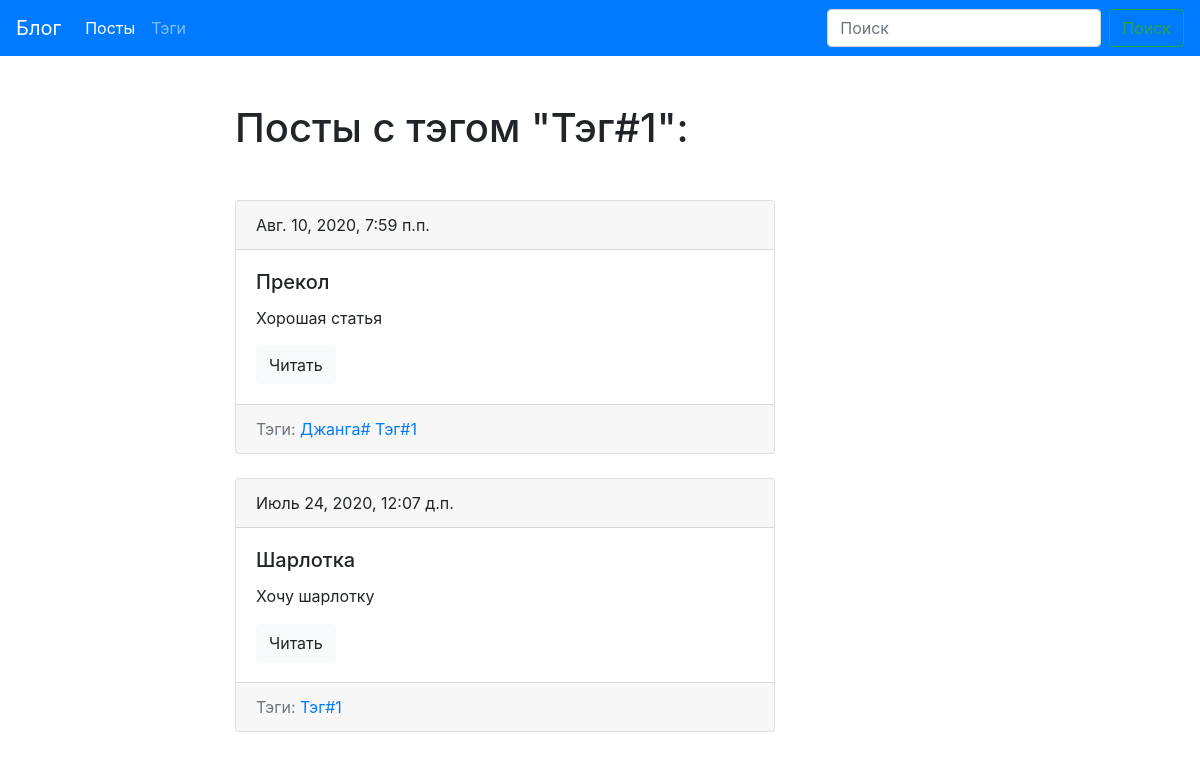
Page /blog/tag/123/ on the committed database.
### blog/models.py (models this page shows, shortened)
class Tag(models.Model):
    title = models.CharField(max_length=50)
    slug = models.SlugField(max_length=50, unique=True)
    def get_absolute_url(self):
        return reverse('tag_details_url', kwargs={'slug' : self.slug})
    def __str__(self):
        return self.title
    class Meta:
        ordering = ['title']

class Post(models.Model):
    title = models.CharField(max_length=150, db_index=True)
    slug = models.SlugField(max_length=150, blank=True, unique=True)
    body = models.TextField(blank=True, db_index=True)
    date_pub = models.DateTimeField(auto_now_add=True)
    tags = models.ManyToManyField('Tag', blank=True, related_name='posts')
    def get_absolute_url(self):
        return reverse('post_details_url', kwargs={'slug' : self.slug})
    def __str__(self):
        return self.title
    class Meta:
        ordering = ['-date_pub']

### blog/views.py (the view)
# urls.py: path('tag/<str:slug>/', TagDetails.as_view(), name='tag_details_url')
class TagDetails(ObjectDetailsMixin, View):
    model = Tag
    template = 'blog/tag_details.html'

### blog/utils.py (called while the page is built)
    def get(self, request, slug):
        obj = get_object_or_404(self.model, slug__iexact=slug)
        return render(request, self.template, context={self.model.__name__.lower() : obj, 'admin_object' : obj,
        'detail' : True})

### blog/templates/blog/tag_details.html (shortened to what this page needs)
{% extends 'blog/base_blog.html' %}
{% block content %}
    <h1 class="mb-5">Посты с тэгом "{{ tag|title }}":</h1>
    {% for post in tag.posts.all %}
        {% include 'blog/includes/post_card_template.html' %}
    {% endfor %}
{% endblock %}

### blog/templates/blog/includes/post_card_template.html
<div class="card mb-4">
  <div class="card-header">
    {{ post.date_pub }}
  </div>
  <div class="card-body">
    <h5 class="card-title">{{ post }}</h5>
    <p class="card-text">{{ post.body|truncatewords:15 }}</p>
    <a href="{{ post.get_absolute_url }}" class="btn btn-light">Читать</a>
  </div>
  <div class="card-footer text-muted">
      Тэги:
      {% for tag in post.tags.all %}
          <a href="{{ tag.get_absolute_url }}">{{ tag }}</a>
      {% endfor %}
  </div>
</div>

### rows in the picture
Tag: title "Тэг#1"
Post: date_pub "Авг. 10, 2020, 7:59 п.п.", title "Прекол", body "Хорошая статья"
Tag: title "Джанга#"
Post: date_pub "Июль 24, 2020, 12:07 д.п.", title "Шарлотка", body "Хочу шарлотку"
